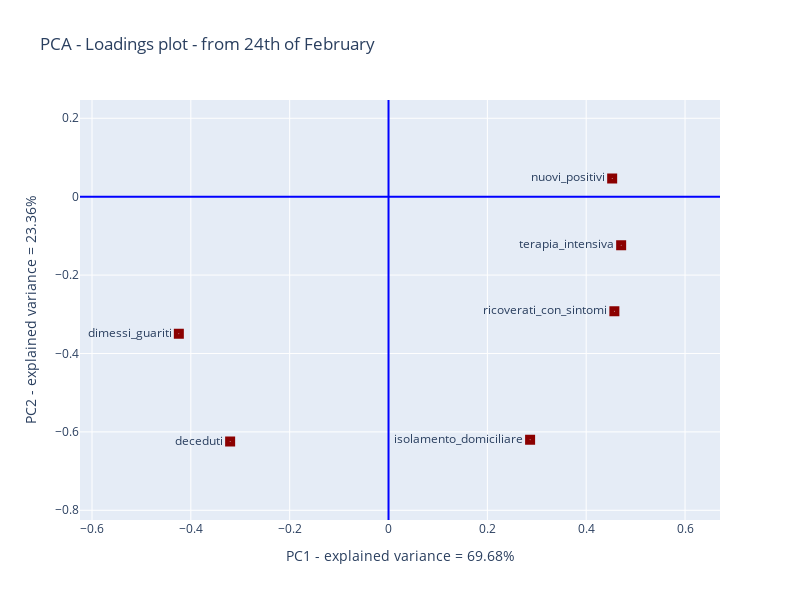

Notebook source saved alongside this figure:
### Code cell
# Loadings plot
arr = np.array(dfV)
label = np.array(df.columns)
xtit = 'PC1 - explained variance = '+str(np.round(100*pca.explained_variance_ratio_[0],decimals=2))+'%'
ytit = 'PC2 - explained variance = '+str(np.round(100*pca.explained_variance_ratio_[1],decimals=2))+'%'
plot = go.Scatter(x=arr[0,:], y=arr[1,:], mode='markers+text',
                  marker=dict(symbol=[201],color='darkred', size=10), 
              text = label, textposition='middle left')
fig=go.Figure()
fig.add_trace(plot)
fig.update_layout(height=600, width=800, title='PCA - Loadings plot - from 24th of February',
                  xaxis_title=xtit,yaxis_title=ytit, 
                  xaxis_zeroline=True, yaxis_zeroline=True,
                  xaxis_zerolinecolor='blue', yaxis_zerolinecolor='blue')
fig.update_xaxes(range=[min(arr[0,:])-0.2, max(arr[0,:])+0.2])
fig.update_yaxes(range=[min(arr[1,:])-0.2, max(arr[1,:])+0.2])

### Figure 1 — Plotly figure (JSON) as saved in the notebook; plotly's stock layout.template omitted (floating-point values rounded to 4 significant figures)
{"data": [{"marker": {"color": "darkred", "size": 10, "symbol": [201]}, "mode": "markers+text", "text": ["ricoverati_con_sintomi", "terapia_intensiva", "isolamento_domiciliare", "nuovi_positivi", "dimessi_guariti", "deceduti"], "textposition": "middle left", "type": "scatter", "x": [0.457, 0.4707, 0.2865, 0.4525, -0.4243, -0.3205], "y": [-0.2925, -0.1237, -0.6202, 0.04663, -0.3493, -0.6248]}], "layout": {"height": 600, "title": {"text": "PCA - Loadings plot - from 24th of February"}, "width": 800, "xaxis": {"range": [-0.6243, 0.6707], "title": {"text": "PC1 - explained variance = 69.68%"}, "zeroline": true, "zerolinecolor": "blue"}, "yaxis": {"range": [-0.8248, 0.2466], "title": {"text": "PC2 - explained variance = 23.36%"}, "zeroline": true, "zerolinecolor": "blue"}}}
